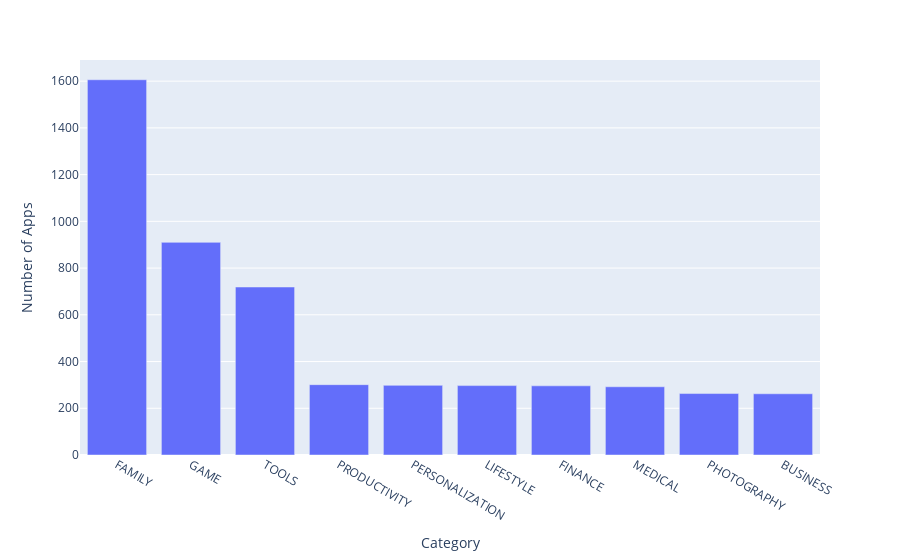

The notebook cell this image was saved under:
### Markdown cell above
### Vertical Bar Chart - Highest Competition (Number of Apps)

### Code cell
bar = px.bar(x=top10_cat.index, y=top10_cat.values)
bar.update_layout(xaxis_title="Category", yaxis_title="Number of Apps")

bar.show()

### Figure 1 — Plotly figure (JSON) as saved in the notebook; plotly's stock layout.template omitted (floating-point values rounded to 4 significant figures)
{"data": [{"alignmentgroup": "True", "hovertemplate": "x=%{x}<br>y=%{y}<extra></extra>", "legendgroup": "", "marker": {"color": "#636efa", "pattern": {"shape": ""}}, "name": "", "offsetgroup": "", "orientation": "v", "showlegend": false, "textposition": "auto", "type": "bar", "x": ["FAMILY", "GAME", "TOOLS", "PRODUCTIVITY", "PERSONALIZATION", "LIFESTYLE", "FINANCE", "MEDICAL", "PHOTOGRAPHY", "BUSINESS"], "xaxis": "x", "y": [1606, 910, 719, 301, 298, 297, 296, 292, 263, 262], "yaxis": "y"}], "layout": {"barmode": "relative", "legend": {"tracegroupgap": 0}, "margin": {"t": 60}, "xaxis": {"anchor": "y", "domain": [0, 1], "title": {"text": "Category"}}, "yaxis": {"anchor": "x", "domain": [0, 1], "title": {"text": "Number of Apps"}}}}
